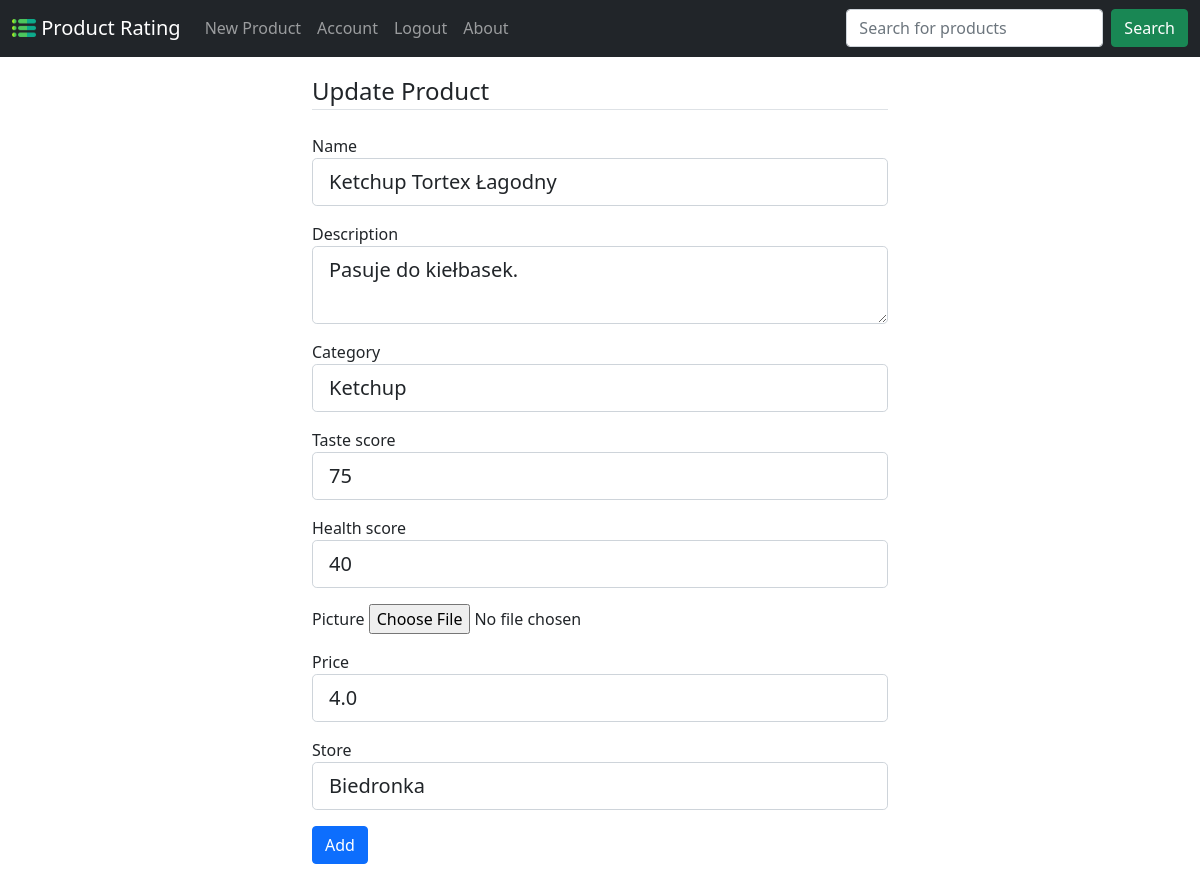
/product/3/update (signed in), run on an earlier commit of the app's database.
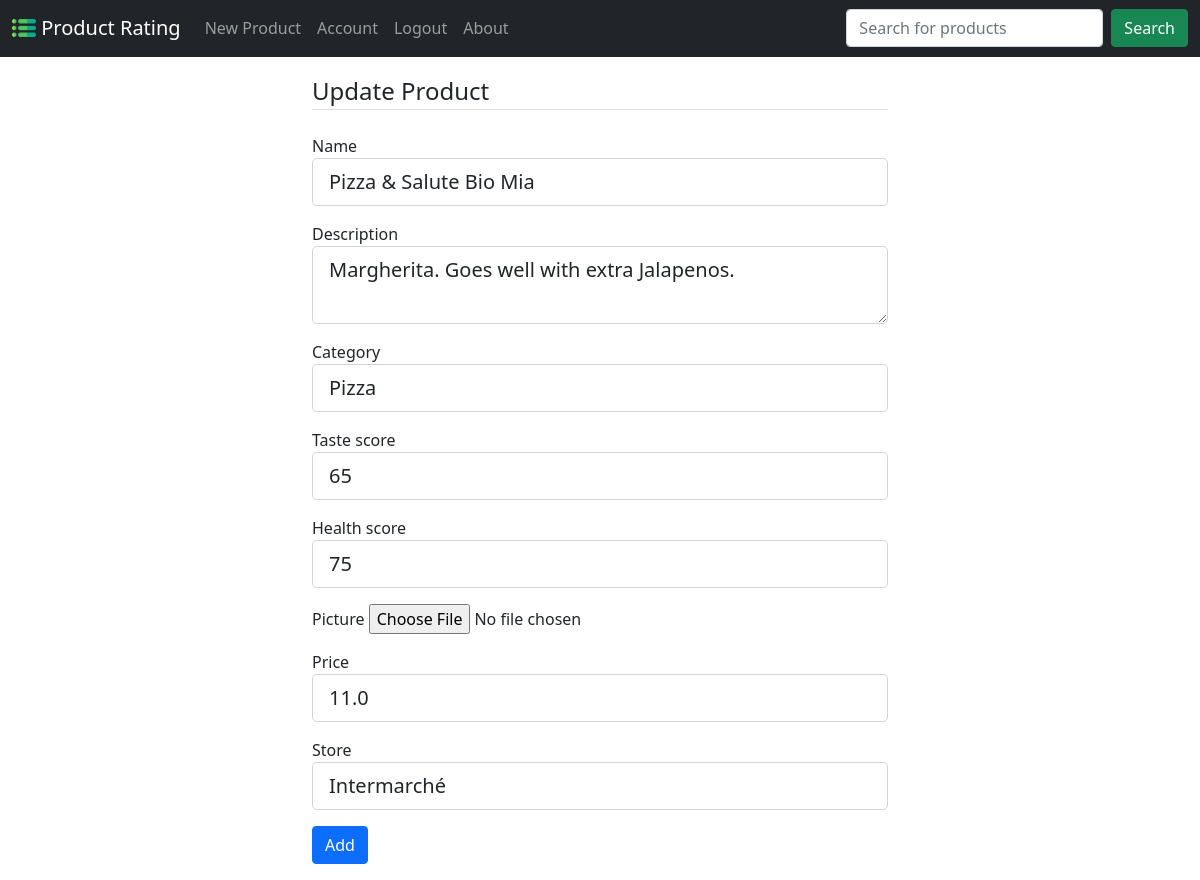
And on a later commit of the database.
### flaskproductrating/models.py (models this page shows, shortened)
class Product(db.Model):
    id = db.Column(db.Integer, primary_key=True)
    name = db.Column(db.String(50), unique=True, nullable=False)
    category = db.Column(db.String(50), unique=False, nullable=False) #+ osobna klasa
    date_created = db.Column(db.DateTime, nullable=False, default=datetime.utcnow)
    date_modified = db.Column(db.DateTime, nullable=False, default=datetime.utcnow)
    score_taste = db.Column(db.Integer, nullable=False)
    score_health = db.Column(db.Integer, nullable=False)
    picture = db.Column(db.String(20), nullable=True, default='test-product.png')
    price = db.Column(db.Float, nullable=True)
    store = db.Column(db.String(50), unique=False, nullable=True) #+ osobna klasa
    description = db.Column(db.String(100), unique=False, nullable=False)
    user_id = db.Column(db.Integer, db.ForeignKey('user.id'), nullable=False)

### flaskproductrating/routes.py (the view)
@app.route('/product/<int:product_id>/update', methods=['GET', 'POST'])
@login_required
def update_product(product_id):
    if search_request():
        return home()
    product = Product.query.get_or_404(product_id)
    if product.created_by != current_user:
        abort(403)
    form = ProductForm()
    if form.validate_on_submit():
        product.name = form.name.data
        product.category = form.category.data
        product.score_taste = form.score_taste.data
        product.score_health = form.score_health.data
        if form.picture.data:
            picture_file = save_picture(form.picture.data, 'product_pics', 241, 321)
            product.picture = picture_file
        product.price = form.price.data
        product.store = form.store.data
        product.description = form.description.data
        product.date_modified = datetime.utcnow()
        db.session.commit()
        flash('Your product has been updated!', 'success')
        return redirect(url_for("product", product_id=product.id))
    elif request.method == 'GET':
        form.name.data = product.name
        form.category.data = product.category
        form.score_taste.data = product.score_taste
        form.score_health.data = product.score_health
        form.picture.data = product.picture
        form.price.data = product.price
        form.store.data = product.store
        form.description.data = product.description
    return render_template('create_product.html', title='Update Product', form=form, legend='Update Product')

### flaskproductrating/forms.py
class ProductForm(FlaskForm):
    name = StringField('Name', validators=[DataRequired()])
    description = TextAreaField('Description')
    category = StringField('Category', validators=[DataRequired()])
    score_taste = IntegerField('Taste score', validators=[DataRequired()])
    score_health = IntegerField('Health score', validators=[DataRequired()])
    picture = FileField('Picture', validators=[FileAllowed(['jpg', 'png'])])
    price = FloatField('Price') #dodatkowa klasa jest dla cen (Field)
    store = StringField('Store')
    submit = SubmitField('Add')

### flaskproductrating/models.py (called while the page is built)
@login_manager.user_loader
def load_user(user_id):
    return User.query.get(int(user_id))

### flaskproductrating/routes.py (called while the page is built)
def search_request():
    _query = request.args.get('_query')
    return _query

### flaskproductrating/templates/create_product.html (shortened to what this page needs)
{% extends "layout.html" %}
{% block content %}
<div class="container mt-3 mb-3 col-md-6">
    <form method="POST" enctype="multipart/form-data">
        <fieldset class='form-group'>
            <legend class='border-bottom mb-4'>{{ legend }}</legend>
            <div class='form-group mb-3'>
                {{ form.name.label(class='form-control-label') }}
                {% if form.name.errors %}
                    {{ form.name(class='form-control form-control-lg is-invalid') }}
                    <div class='invalid-feedback'>
                        {% for error in form.name.errors %}
                            <span>{{ error }}</span>
                        {% endfor %}
                    </div>
                {% else %}
                    {{ form.name(class='form-control form-control-lg') }}
                {% endif %}
            </div>
            <div class='form-group mb-3'>
                {{ form.description.label(class='form-control-label') }}
                {% if form.description.errors %}
                    {{ form.description(class='form-control form-control-lg is-invalid') }}
                    <div class='invalid-feedback'>
                        {% for error in form.description.errors %}
                            <span>{{ error }}</span>
                        {% endfor %}
                    </div>
                {% else %}
                    {{ form.description(class='form-control form-control-lg') }}
                {% endif %}
            </div>
            <div class='form-group mb-3'>
                {{ form.category.label(class='form-control-label') }}
                {% if form.category.errors %}
                    {{ form.category(class='form-control form-control-lg is-invalid') }}
                    <div class='invalid-feedback'>
                        {% for error in form.category.errors %}
                            <span>{{ error }}</span>
                        {% endfor %}
                    </div>
                {% else %}
                    {{ form.category(class='form-control form-control-lg') }}
                {% endif %}
            </div>
            <div class='form-group mb-3'>
                {{ form.score_taste.label(class='form-control-label') }}
                {% if form.score_taste.errors %}
                    {{ form.score_taste(class='form-control form-control-lg is-invalid') }}
                    <div class='invalid-feedback'>
                        {% for error in form.score_taste.errors %}
                            <span>{{ error }}</span>
                        {% endfor %}
                    </div>
                {% else %}
                    {{ form.score_taste(class='form-control form-control-lg') }}
                {% endif %}
            </div>
            <div class='form-group mb-3'>
                {{ form.score_health.label(class='form-control-label') }}
                {% if form.score_health.errors %}
                    {{ form.score_health(class='form-control form-control-lg is-invalid') }}
                    <div class='invalid-feedback'>
                        {% for error in form.score_health.errors %}
                            <span>{{ error }}</span>
                        {% endfor %}
                    </div>
                {% else %}
                    {{ form.score_health(class='form-control form-control-lg') }}
                {% endif %}
            </div>
            <div class='form-group mb-3'>
                {{ form.picture.label }}
                {{ form.picture(class='form-control-file') }}
            </div>
            <div class='form-group mb-3'>
                {{ form.price.label(class='form-control-label') }}
                {% if form.price.errors %}
                    {{ form.price(class='form-control form-control-lg is-invalid') }}
                    <div class='invalid-feedback'>
                        {% for error in form.price.errors %}
                            <span>{{ error }}</span>
                        {% endfor %}
                    </div>
                {% else %}
                    {{ form.price(class='form-control form-control-lg') }}
                {% endif %}
            </div>
            <div class='form-group mb-3'>
                {{ form.store.label(class='form-control-label') }}
                {% if form.store.errors %}
                    {{ form.store(class='form-control form-control-lg is-invalid') }}
                    <div class='invalid-feedback'>
                        {% for error in form.store.errors %}
                            <span>{{ error }}</span>
                        {% endfor %}
                    </div>
                {% else %}
                    {{ form.store(class='form-control form-control-lg') }}
                {% endif %}
            </div>
        </fieldset>
        <div class='form-group mb-3'>
            {{ form.submit(class='btn btn-primary') }}
            </div>
    </form>
</div>
{% endblock content %}

### flaskproductrating/templates/layout.html (shortened to what this page needs)
<!DOCTYPE html>
<html>
<head>
  <link href="https://cdn.jsdelivr.net/npm/bootstrap@5.0.2/dist/css/bootstrap.min.css" rel="stylesheet">
  <link rel = 'stylesheet' type = 'text/css' href = '{{ url_for("static", filename = "main.css") }}'>
</head>
<body>
  <nav class="navbar navbar-expand-lg navbar-dark bg-dark">
      <div class="container-fluid">
        <a class="navbar-brand" href="{{ url_for('home') }}">
          <img src="{{ url_for('static', filename='list.png') }}" style="height: 28px;" class="pb-1 mr-5" alt="logo image">
          Product Rating
        </a>
        <div class="collapse navbar-collapse" id="navbarSupportedContent">
          <ul class="navbar-nav me-auto mb-2 mb-lg-0">
            {% if current_user.is_authenticated %}
            <li class="nav-item">
              <a class="nav-link" href="{{ url_for('new_product') }}">New Product</a>
              </li>
            <li class="nav-item">
              <a class="nav-link" href="{{ url_for('account') }}">Account</a>
              </li>
            <li class="nav-item">
              <a class="nav-link" href="{{ url_for('logout') }}">Logout</a>
              </li>
            {% endif %}
            <li class="nav-item">
              <a class="nav-link" href="{{ url_for('about') }}">About</a>
            </li>
          </ul>
          <form class="d-flex", method='GET'>
            <input class="form-control me-2" type="search" placeholder="Search for products" aria-label="Search" name='_query'>
            <button class="btn btn-success" type="submit">Search</button>
            </form>
        </div>
      </div>
    </nav>
  {% block content %} {% endblock %}
</body>
</html>

### flaskproductrating/static/main.css (style rules this page uses)
body { background: #FFFFFF; }

What changed in the data, as far as the page shows it:
changed Product: name "Ketchup Tortex Łagodny" → "Pizza & Salute Bio Mia"; description "Pasuje do kiełbasek." → "Margherita. Goes well with extra Jalapenos."; category "Ketchup" → "Pizza"; score_taste "75" → "65"; score_health "40" → "75"; price "4.0" → "11.0"; store "Biedronka" → "Intermarché"
